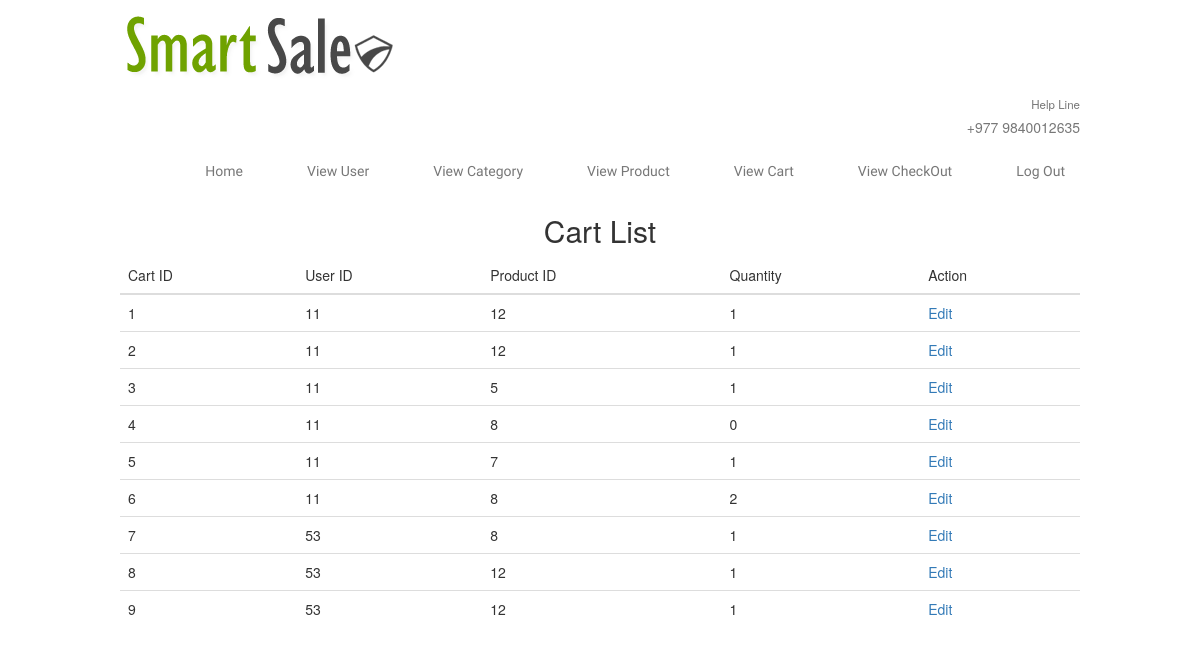
/admin_viewcheckout.php (signed in), run on the app's committed database.
### tables this page shows
CREATE TABLE `checkout` (
  `id` int(11) NOT NULL,
  `user_id` int(11) NOT NULL,
  `product_id` int(11) NOT NULL,
  `quantity` int(11) NOT NULL
);

### admin_viewcheckout.php (the view, shortened to what this page needs)
<?php
include_once("utilitis/config.php");
$rs_results = mysqli_query($conn,"Select * from checkout");
include_once('adminpanel.php');
?>
<!DOCTYPE HTML>
<html>
<head>
</head>
<body>
    <?php
    include_once('adminpanel.php');
    ?>
<div class="table-responsive">
    <h2 align="center">Cart List</h2>
    <table class = "table" border="2" align="center">
        <thead>
        <th>Cart ID</th>
        <th>User ID</th>
        <th>Product ID</th>
        <th>Quantity</th>
        <th colspan="2">Action</th>
        </thead>
        <tbody>
        <?php
        while ($rs_res = mysqli_fetch_assoc($rs_results))
        {
        ?>
        <tr>
            <td><?php echo $rs_res["id"]?></td>
            <td><?php echo $rs_res["user_id"]?></td>
            <td><?php echo $rs_res["product_id"]?></td>
            <td><?php echo $rs_res["quantity"]?></td>
            <td><a href="admin_edituser.php?user_id=<?php echo $rs_res["user_id"];?>">Edit</a></td>
        </tr>
        <?php }?>
        </tbody>
    </table>
</div>
</body>
</html>

### css/style.css (style rules this page uses)
html,body,div,span,applet,object,iframe,h1,h2,h3,h4,h5,h6,p,blockquote,pre,a,abbr,acronym,address,big,cite,code,del,dfn,em,img,ins,kbd,q,s,samp,small,strike,strong,sub,sup,tt,var,b,u,i,dl,dt,dd,ol,nav ul,nav li,fieldset,form,label,legend,table,caption,tbody,tfoot,thead,tr,th,td,article,aside,canvas,details,embed,figure,figcaption,footer,header,hgroup,menu,nav,output,ruby,section,summary,time,mark,audio,video { margin:0;padding:0;border:0;font-size:100%;font:inherit;vertical-align:baseline; }
table { border-collapse:collapse;border-spacing:0; }
a { text-decoration:none; }
body { font-family: Arial, Geneva,Helvetica, sans-serif; font-size: 100%; background:#ffffff; margin-top: 50px }

### data on the page
checkout: id "1", user "11", product "12", quantity "1"
checkout: id "2", user "11", product "12", quantity "1"
checkout: id "3", user "11", product "5", quantity "1"
checkout: id "4", user "11", product "8", quantity "0"
checkout: id "5", user "11", product "7", quantity "1"
checkout: id "6", user "11", product "8", quantity "2"
checkout: id "7", user "53", product "8", quantity "1"
checkout: id "8", user "53", product "12", quantity "1"
checkout: id "9", user "53", product "12", quantity "1"
